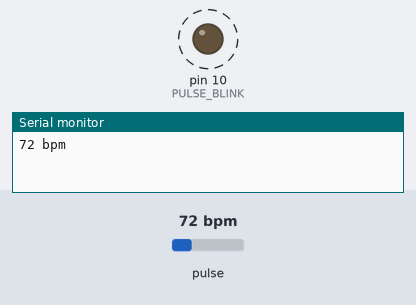
Recording of a sketch running on a simulated Arduino Uno, built with avr-gcc and run on an emulated ATmega328P. Shown: output pins drawn as LEDs (lit = HIGH), the last lines printed to the serial monitor. Dashed ring = blinking. The test bench sets the inputs (shaded band); at power-on: pulse 72 bpm.

Above: at 1.2 s.
1.3 s: pulse set to 42 bpm
At 2.9 s:
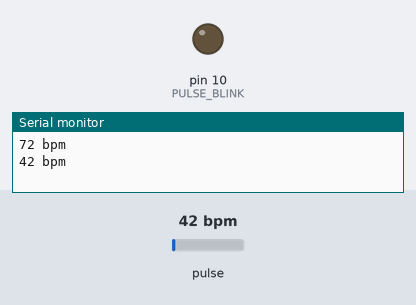
3.7 s: pulse set to 100 bpm
At 4.41 s:
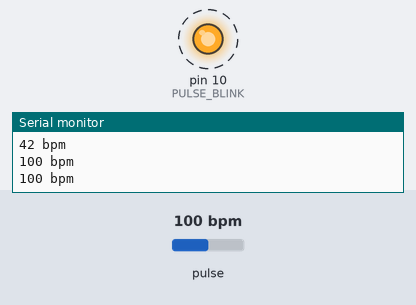
Timing chart, 0 to 12.7 s (numbered marks = the images above; inputs shaded):
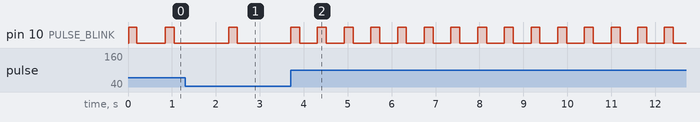

The sketch:

PulseSensor_BPM_Alternative.ino
```cpp
// (licence header left out)
#define USE_ARDUINO_INTERRUPTS false
#include <PulseSensorPlayground.h>

const int OUTPUT_TYPE = SERIAL_PLOTTER;


const int PULSE_INPUT = A1;
const int PULSE_BLINK = 10;
const int PULSE_FADE = 5;
const int THRESHOLD = 3450;   // Adjust this number to avoid noise when idle

byte samplesUntilReport;
const byte SAMPLES_PER_SERIAL_SAMPLE = 10;

/*
   All the PulseSensor Playground functions.
*/
PulseSensorPlayground pulseSensor;

void setup() {
  Serial.begin(115200);
  pinMode(PULSE_INPUT,INPUT);
  // Configure the PulseSensor manager.
  pulseSensor.analogInput(PULSE_INPUT);
  pulseSensor.blinkOnPulse(PULSE_BLINK);
  pulseSensor.fadeOnPulse(PULSE_FADE);

  pulseSensor.setSerial(Serial);
  pulseSensor.setOutputType(OUTPUT_TYPE);
  pulseSensor.setThreshold(THRESHOLD);

  // Skip the first SAMPLES_PER_SERIAL_SAMPLE in the loop().
  samplesUntilReport = SAMPLES_PER_SERIAL_SAMPLE;

  // Now that everything is ready, start reading the PulseSensor signal.
  if (!pulseSensor.begin()) {
    /*
       PulseSensor initialization failed,
       likely because our Arduino platform interrupts
       aren't supported yet.

       If your Sketch hangs here, try changing USE_PS_INTERRUPT to false.
    */
    for(;;) {
      // Flash the led to show things didn't work.
      digitalWrite(PULSE_BLINK, LOW);
      delay(50);
      digitalWrite(PULSE_BLINK, HIGH);
      delay(50);
    }
  }
}

void loop() {

  if (pulseSensor.sawNewSample()) {
    /*
       Every so often, send the latest Sample.
       We don't print every sample, because our baud rate
       won't support that much I/O.
    */
    if (--samplesUntilReport == (byte) 0) {
      samplesUntilReport = SAMPLES_PER_SERIAL_SAMPLE;

      //pulseSensor.outputSample();

      /*
         At about the beginning of every heartbeat,
         report the heart rate and inter-beat-interval.
      */
      if (pulseSensor.sawStartOfBeat()) {
          pulseSensor.outputBeat();
           Serial.print(pulseSensor.getBeatsPerMinute());
           Serial.println(" bpm");
      }

    }

    /*******
      Here is a good place to add code that could take up
      to a millisecond or so to run.
    *******/
  }

  /******
     Don't add code here, because it could slow the sampling
     from the PulseSensor.
  ******/
}
```

Measured:
- after the input at 3.7 s, pin 10 (PULSE_BLINK): alternates HIGH for 0.20 s and LOW for 0.40 s, starting after 0.61 s
